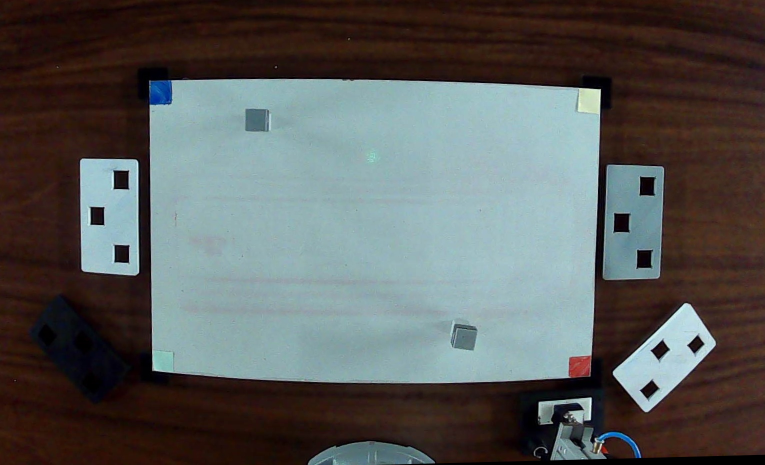
#> input picture IC-Gemeo-master/imagens/camera_velha/fotos_base/bancada-42.jpg, 1530 x 930 px (shown at 1/2 size)
$ python -i calibragem.py   (imports and definitions only)
#> lines starting #> are read from the running program, lines starting #| are printed output that depends on the picture; after the words box and inside, x2 and y2 are one past the last pixel; in counts of white or black regions, pixels touching at a corner belong together
#> further down, picture is the input picture: shape (930, 1530, 3); mean B, G, R 89, 90.5, 88.7
from tkinter import *
import numpy as np
import cv2
import json


def empty(a):
    pass

def calibrar(image):

    cv2.namedWindow("calibracao")
    cv2.resizeWindow("calibracao",640,240)
    cv2.createTrackbar("hue min", "calibracao", 0,179,empty)
#> slider 'hue min' is set to 35
    cv2.createTrackbar("hue max", "calibracao", 179,179,empty)
    cv2.createTrackbar("sat min", "calibracao", 0,255,empty)
#> slider 'sat min' is set to 51
    cv2.createTrackbar("sat max", "calibracao", 255,255,empty)
    cv2.createTrackbar("val min", "calibracao", 0,255,empty)
#> slider 'val min' is set to 51
    cv2.createTrackbar("val max", "calibracao", 255,255,empty)

    while True:
        try:
            h_minValue = cv2.getTrackbarPos("hue min", "calibracao")
            h_maxValue = cv2.getTrackbarPos("hue max", "calibracao")
            s_minValue = cv2.getTrackbarPos("sat min", "calibracao")
            s_maxValue = cv2.getTrackbarPos("sat max", "calibracao")
            v_minValue = cv2.getTrackbarPos("val min", "calibracao")
            v_maxValue = cv2.getTrackbarPos("val max", "calibracao")
        except:
            break

        imgHSV = cv2.cvtColor(image, cv2.COLOR_BGR2HSV)
#> imgHSV: shape (930, 1530, 3); mean H, S, V 55.6, 111.1, 103.9
        lower = np.array([h_minValue, s_minValue, v_minValue])
        upper = np.array([h_maxValue, s_maxValue, v_maxValue])
        mask = cv2.inRange(imgHSV, lower, upper)
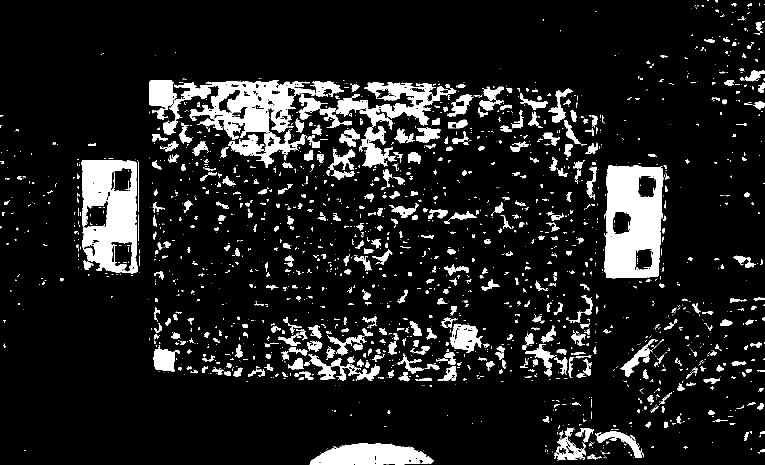
#> mask: shape (930, 1530) (shown at 1/2 size); 11.5% white; 2114 white regions (1503 under 20 px), largest, box (x1, y1, x2, y2) and area: (1209, 331, 1326, 557) 20204, (163, 320, 275, 547) 17641, (326, 161, 688, 279) 17275
        imgResult = cv2.bitwise_and(image, image, mask=mask)
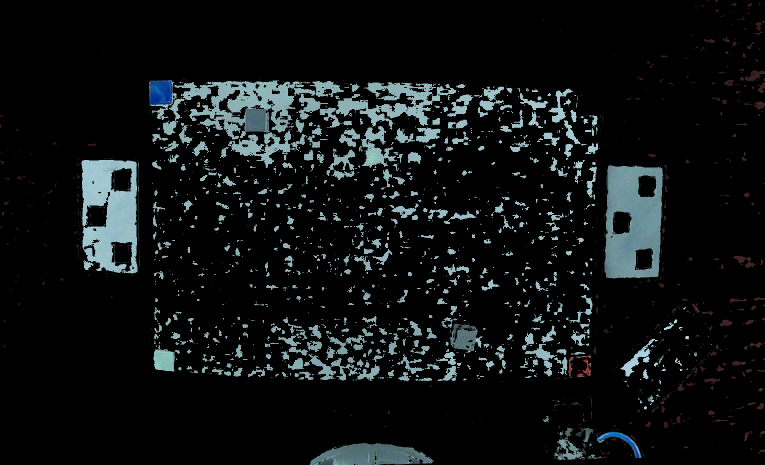
#> imgResult: shape (930, 1530, 3) (shown at 1/2 size); mean B, G, R 19.1, 18.3, 14.9

        cv2.imshow('Image', image)
        cv2.imshow('Mask', mask)
        cv2.imshow('Image Masked', imgResult)
        cv2.waitKey(1)

    return imgResult,lower,upper

# [51 lines left out: functions showImages, getHSV, not called in this run]

# [5 lines not run here, left out]
# [1 line that did not run here, left out]
# [2 lines not run here, left out]
# [1 line that did not run here, left out]
# [1 line that did not run here, left out]
# [1 line that did not run here, left out]
# [1 line that did not run here, left out]

# f.write(f"Peca: \nlower: {lower} \nupper: {upper} \nareaMin: {200} \nareaMax: {600}")

# [1 line not run here, left out]
# [1 line that did not run here, left out]
# [2 lines not run here, left out]
# [1 line that did not run here, left out]
# [1 line that did not run here, left out]
# [1 line that did not run here, left out]
# [1 line that did not run here, left out]
# f.write(f"\nEncaixe: \nlower: {lower} \nupper: {upper}")
# [18 lines not run here, left out]

>>> import cv2
>>> picture = cv2.imread('../imagens/camera_velha/fotos_base/bancada-42.jpg')
>>> result = calibrar(picture)

$ run again, on IC-Gemeo-master/imagens/camera_velha/fotos_base/bancada-87.jpg
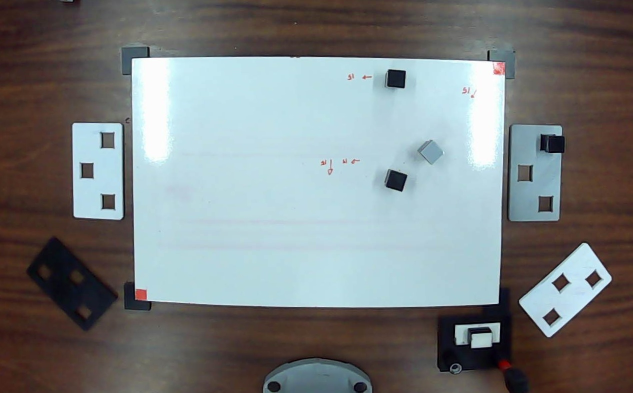
#> input picture IC-Gemeo-master/imagens/camera_velha/fotos_base/bancada-87.jpg, 1265 x 785 px (shown at 1/2 size)
#> picture is the input picture: shape (785, 1265, 3); mean B, G, R 127, 126.3, 121.4
#> imgHSV: shape (785, 1265, 3); mean H, S, V 59.8, 64.2, 138.4
#> in calibrar, `mask = cv2.inRange(imgHSV, lower, upper)`:
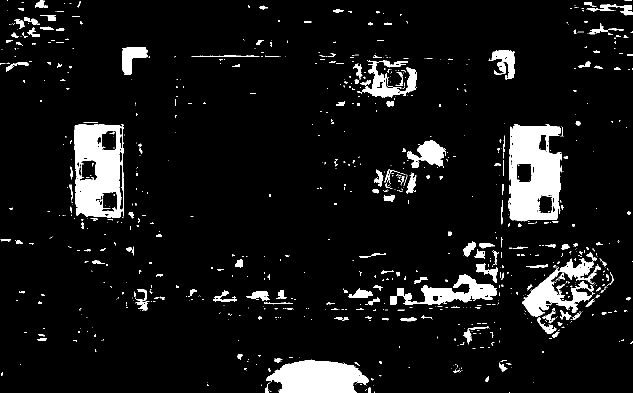
#> mask: shape (785, 1265) (shown at 1/2 size); 8.1% white; 925 white regions (699 under 20 px), largest, box (x1, y1, x2, y2) and area: (1017, 250, 1124, 441) 15246, (148, 248, 248, 436) 13304, (533, 719, 738, 785) 9756
#> in calibrar, `imgResult = cv2.bitwise_and(image, image, mask=mask)`:
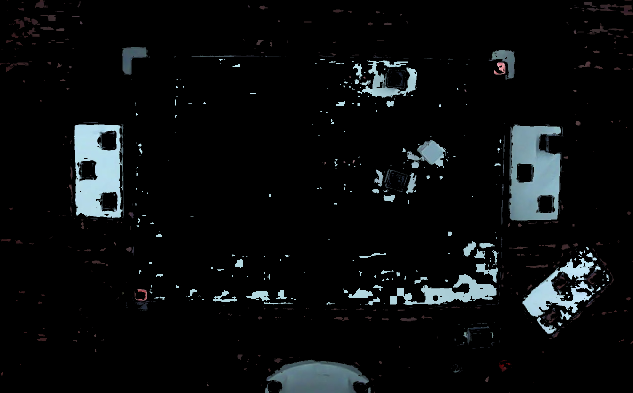
#> imgResult: shape (785, 1265, 3) (shown at 1/2 size); mean B, G, R 13.6, 12.8, 10.7
